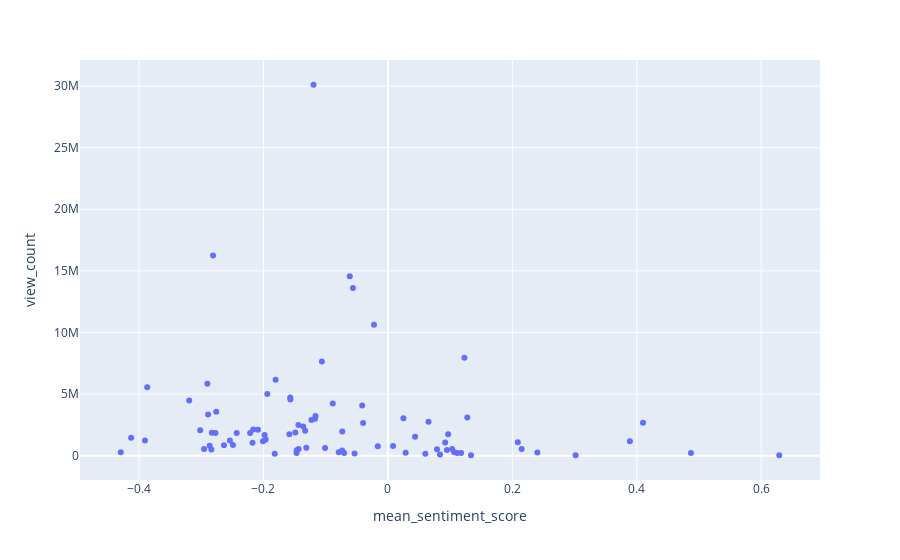

The cell this chart's notebook holds for it:
### Code cell
fig = px.scatter(video_df_top, x="mean_sentiment_score", y="view_count" , hover_data=['video_title' , 'upload_date'])
fig.show()
